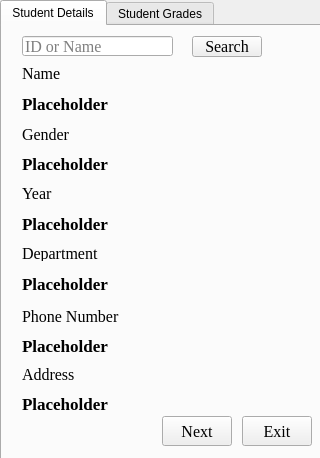
<?xml version="1.0" encoding="UTF-8"?>
<ui version="4.0">
 <class>SearchStudentResults</class>
 <widget class="QWidget" name="SearchStudentResults">
  <property name="geometry">
   <rect>
    <x>0</x>
    <y>0</y>
    <width>320</width>
    <height>458</height>
   </rect>
  </property>
  <property name="windowTitle">
   <string>Search Student</string>
  </property>
  <property name="windowIcon">
   <iconset resource="Icons.qrc">
    <normaloff>:/icons/search.png</normaloff>:/icons/search.png</iconset>
  </property>
  <widget class="QTabWidget" name="SearchStudentTabSwitcher">
   <property name="geometry">
    <rect>
     <x>0</x>
     <y>0</y>
     <width>321</width>
     <height>461</height>
    </rect>
   </property>
   <property name="currentIndex">
    <number>0</number>
   </property>
   <widget class="QWidget" name="tab">
    <attribute name="title">
     <string>Student Details</string>
    </attribute>
    <widget class="QPushButton" name="ExitButton1">
     <property name="geometry">
      <rect>
       <x>240</x>
       <y>390</y>
       <width>70</width>
       <height>30</height>
      </rect>
     </property>
     <property name="font">
      <font>
       <family>Times New Roman</family>
       <pointsize>12</pointsize>
      </font>
     </property>
     <property name="text">
      <string>Exit</string>
     </property>
    </widget>
    <widget class="QPushButton" name="NextButton">
     <property name="geometry">
      <rect>
       <x>160</x>
       <y>390</y>
       <width>70</width>
       <height>30</height>
      </rect>
     </property>
     <property name="font">
      <font>
       <family>Times New Roman</family>
       <pointsize>12</pointsize>
      </font>
     </property>
     <property name="text">
      <string>Next</string>
     </property>
    </widget>
    <widget class="QLabel" name="NameLabel">
     <property name="geometry">
      <rect>
       <x>20</x>
       <y>40</y>
       <width>290</width>
       <height>15</height>
      </rect>
     </property>
     <property name="font">
      <font>
       <family>Times New Roman</family>
       <pointsize>12</pointsize>
      </font>
     </property>
     <property name="text">
      <string>Name</string>
     </property>
    </widget>
    <widget class="QLabel" name="label_2">
     <property name="geometry">
      <rect>
       <x>20</x>
       <y>220</y>
       <width>290</width>
       <height>15</height>
      </rect>
     </property>
     <property name="font">
      <font>
       <family>Times New Roman</family>
       <pointsize>12</pointsize>
      </font>
     </property>
     <property name="text">
      <string>Department</string>
     </property>
    </widget>
    <widget class="QLabel" name="label_3">
     <property name="geometry">
      <rect>
       <x>20</x>
       <y>160</y>
       <width>290</width>
       <height>15</height>
      </rect>
     </property>
     <property name="font">
      <font>
       <family>Times New Roman</family>
       <pointsize>12</pointsize>
      </font>
     </property>
     <property name="text">
      <string>Year</string>
     </property>
    </widget>
    <widget class="QLabel" name="label_4">
     <property name="geometry">
      <rect>
       <x>20</x>
       <y>280</y>
       <width>290</width>
       <height>20</height>
      </rect>
     </property>
     <property name="font">
      <font>
       <family>Times New Roman</family>
       <pointsize>12</pointsize>
      </font>
     </property>
     <property name="text">
      <string>Phone Number</string>
     </property>
    </widget>
    <widget class="QLabel" name="label_5">
     <property name="geometry">
      <rect>
       <x>20</x>
       <y>340</y>
       <width>290</width>
       <height>16</height>
      </rect>
     </property>
     <property name="font">
      <font>
       <family>Times New Roman</family>
       <pointsize>12</pointsize>
      </font>
     </property>
     <property name="text">
      <string>Address</string>
     </property>
    </widget>
    <widget class="QLabel" name="label_13">
     <property name="geometry">
      <rect>
       <x>20</x>
       <y>100</y>
       <width>290</width>
       <height>16</height>
      </rect>
     </property>
     <property name="font">
      <font>
       <family>Times New Roman</family>
       <pointsize>12</pointsize>
      </font>
     </property>
     <property name="text">
      <string>Gender</string>
     </property>
    </widget>
    <widget class="QLabel" name="NameOutput">
     <property name="geometry">
      <rect>
       <x>20</x>
       <y>70</y>
       <width>290</width>
       <height>16</height>
      </rect>
     </property>
     <property name="font">
      <font>
       <family>Times New Roman</family>
       <pointsize>13</pointsize>
       <weight>75</weight>
       <bold>true</bold>
      </font>
     </property>
     <property name="layoutDirection">
      <enum>Qt::RightToLeft</enum>
     </property>
     <property name="autoFillBackground">
      <bool>false</bool>
     </property>
     <property name="text">
      <string>Placeholder</string>
     </property>
    </widget>
    <widget class="QLabel" name="GenderOutput">
     <property name="geometry">
      <rect>
       <x>20</x>
       <y>130</y>
       <width>290</width>
       <height>16</height>
      </rect>
     </property>
     <property name="font">
      <font>
       <family>Times New Roman</family>
       <pointsize>13</pointsize>
       <weight>75</weight>
       <bold>true</bold>
      </font>
     </property>
     <property name="text">
      <string>Placeholder</string>
     </property>
    </widget>
    <widget class="QLabel" name="YearOutput">
     <property name="geometry">
      <rect>
       <x>20</x>
       <y>190</y>
       <width>290</width>
       <height>16</height>
      </rect>
     </property>
     <property name="font">
      <font>
       <family>Times New Roman</family>
       <pointsize>13</pointsize>
       <weight>75</weight>
       <bold>true</bold>
      </font>
     </property>
     <property name="text">
      <string>Placeholder</string>
     </property>
    </widget>
    <widget class="QLabel" name="DepartmentOutput">
     <property name="geometry">
      <rect>
       <x>20</x>
       <y>250</y>
       <width>290</width>
       <height>15</height>
      </rect>
     </property>
     <property name="font">
      <font>
       <family>Times New Roman</family>
       <pointsize>13</pointsize>
       <weight>75</weight>
       <bold>true</bold>
      </font>
     </property>
     <property name="text">
      <string>Placeholder</string>
     </property>
    </widget>
    <widget class="QLabel" name="PhoneOutput">
     <property name="geometry">
      <rect>
       <x>20</x>
       <y>310</y>
       <width>290</width>
       <height>20</height>
      </rect>
     </property>
     <property name="font">
      <font>
       <family>Times New Roman</family>
       <pointsize>13</pointsize>
       <weight>75</weight>
       <bold>true</bold>
      </font>
     </property>
     <property name="text">
      <string>Placeholder</string>
     </property>
    </widget>
    <widget class="QLabel" name="AddressOutput">
     <property name="geometry">
      <rect>
       <x>20</x>
       <y>370</y>
       <width>290</width>
       <height>16</height>
      </rect>
     </property>
     <property name="font">
      <font>
       <family>Times New Roman</family>
       <pointsize>13</pointsize>
       <weight>75</weight>
       <bold>true</bold>
      </font>
     </property>
     <property name="text">
      <string>Placeholder</string>
     </property>
    </widget>
    <widget class="QLineEdit" name="SearchInputForSearch">
     <property name="geometry">
      <rect>
       <x>20</x>
       <y>10</y>
       <width>151</width>
       <height>20</height>
      </rect>
     </property>
     <property name="font">
      <font>
       <family>Times New Roman</family>
       <pointsize>12</pointsize>
      </font>
     </property>
     <property name="placeholderText">
      <string>ID or Name</string>
     </property>
    </widget>
    <widget class="QPushButton" name="SearchButtonForSearch">
     <property name="geometry">
      <rect>
       <x>190</x>
       <y>10</y>
       <width>70</width>
       <height>21</height>
      </rect>
     </property>
     <property name="font">
      <font>
       <family>Times New Roman</family>
       <pointsize>12</pointsize>
      </font>
     </property>
     <property name="text">
      <string>Search</string>
     </property>
    </widget>
   </widget>
   <widget class="QWidget" name="tab_2">
    <attribute name="title">
     <string>Student Grades</string>
    </attribute>
    <widget class="QPushButton" name="ExitButton2">
     <property name="geometry">
      <rect>
       <x>220</x>
       <y>390</y>
       <width>70</width>
       <height>30</height>
      </rect>
     </property>
     <property name="font">
      <font>
       <family>Times New Roman</family>
       <pointsize>12</pointsize>
       <weight>50</weight>
       <bold>false</bold>
      </font>
     </property>
     <property name="text">
      <string>Exit</string>
     </property>
    </widget>
    <widget class="QPushButton" name="BackButton">
     <property name="geometry">
      <rect>
       <x>140</x>
       <y>390</y>
       <width>70</width>
       <height>30</height>
      </rect>
     </property>
     <property name="font">
      <font>
       <family>Times New Roman</family>
       <pointsize>12</pointsize>
       <weight>50</weight>
       <bold>false</bold>
      </font>
     </property>
     <property name="text">
      <string>Back</string>
     </property>
    </widget>
    <widget class="QLabel" name="label_6">
     <property name="geometry">
      <rect>
       <x>20</x>
       <y>10</y>
       <width>250</width>
       <height>16</height>
      </rect>
     </property>
     <property name="font">
      <font>
       <family>Times New Roman</family>
       <pointsize>12</pointsize>
      </font>
     </property>
     <property name="text">
      <string>Maths Grade</string>
     </property>
    </widget>
    <widget class="QLabel" name="DSGradeOutput">
     <property name="geometry">
      <rect>
       <x>20</x>
       <y>100</y>
       <width>250</width>
       <height>16</height>
      </rect>
     </property>
     <property name="font">
      <font>
       <family>Times New Roman</family>
       <pointsize>13</pointsize>
       <weight>75</weight>
       <bold>true</bold>
      </font>
     </property>
     <property name="text">
      <string>Placeholder</string>
     </property>
     <property name="wordWrap">
      <bool>false</bool>
     </property>
    </widget>
    <widget class="QLabel" name="ISGradeOutput">
     <property name="geometry">
      <rect>
       <x>20</x>
       <y>160</y>
       <width>250</width>
       <height>16</height>
      </rect>
     </property>
     <property name="font">
      <font>
       <family>Times New Roman</family>
       <pointsize>13</pointsize>
       <weight>75</weight>
       <bold>true</bold>
      </font>
     </property>
     <property name="text">
      <string>Placeholder</string>
     </property>
     <property name="wordWrap">
      <bool>false</bool>
     </property>
    </widget>
    <widget class="QLabel" name="OOPGradeOutput">
     <property name="geometry">
      <rect>
       <x>20</x>
       <y>220</y>
       <width>250</width>
       <height>16</height>
      </rect>
     </property>
     <property name="font">
      <font>
       <family>Times New Roman</family>
       <pointsize>13</pointsize>
       <weight>75</weight>
       <bold>true</bold>
      </font>
     </property>
     <property name="text">
      <string>Placeholder</string>
     </property>
     <property name="wordWrap">
      <bool>false</bool>
     </property>
    </widget>
    <widget class="QLabel" name="PMGradeOutput">
     <property name="geometry">
      <rect>
       <x>20</x>
       <y>280</y>
       <width>250</width>
       <height>20</height>
      </rect>
     </property>
     <property name="font">
      <font>
       <family>Times New Roman</family>
       <pointsize>13</pointsize>
       <weight>75</weight>
       <bold>true</bold>
      </font>
     </property>
     <property name="text">
      <string>Placeholder</string>
     </property>
     <property name="wordWrap">
      <bool>false</bool>
     </property>
    </widget>
    <widget class="QLabel" name="BAGradeOutput">
     <property name="geometry">
      <rect>
       <x>20</x>
       <y>340</y>
       <width>250</width>
       <height>16</height>
      </rect>
     </property>
     <property name="font">
      <font>
       <family>Times New Roman</family>
       <pointsize>13</pointsize>
       <weight>75</weight>
       <bold>true</bold>
      </font>
     </property>
     <property name="text">
      <string>Placeholder</string>
     </property>
     <property name="wordWrap">
      <bool>false</bool>
     </property>
    </widget>
    <widget class="QLabel" name="label_12">
     <property name="geometry">
      <rect>
       <x>20</x>
       <y>370</y>
       <width>250</width>
       <height>16</height>
      </rect>
     </property>
     <property name="font">
      <font>
       <family>Times New Roman</family>
       <pointsize>12</pointsize>
      </font>
     </property>
     <property name="text">
      <string>Technical Writing Grade</string>
     </property>
    </widget>
    <widget class="QLabel" name="MathGradeOutput">
     <property name="geometry">
      <rect>
       <x>20</x>
       <y>40</y>
       <width>250</width>
       <height>16</height>
      </rect>
     </property>
     <property name="font">
      <font>
       <family>Times New Roman</family>
       <pointsize>13</pointsize>
       <weight>75</weight>
       <bold>true</bold>
      </font>
     </property>
     <property name="text">
      <string>Placeholder</string>
     </property>
     <property name="wordWrap">
      <bool>false</bool>
     </property>
    </widget>
    <widget class="QLabel" name="label_20">
     <property name="geometry">
      <rect>
       <x>20</x>
       <y>70</y>
       <width>250</width>
       <height>16</height>
      </rect>
     </property>
     <property name="font">
      <font>
       <family>Times New Roman</family>
       <pointsize>12</pointsize>
      </font>
     </property>
     <property name="text">
      <string>Discreet Structers Grade</string>
     </property>
    </widget>
    <widget class="QLabel" name="label_21">
     <property name="geometry">
      <rect>
       <x>20</x>
       <y>130</y>
       <width>250</width>
       <height>16</height>
      </rect>
     </property>
     <property name="font">
      <font>
       <family>Times New Roman</family>
       <pointsize>12</pointsize>
      </font>
     </property>
     <property name="text">
      <string>Information System Grade</string>
     </property>
    </widget>
    <widget class="QLabel" name="label_22">
     <property name="geometry">
      <rect>
       <x>20</x>
       <y>190</y>
       <width>250</width>
       <height>16</height>
      </rect>
     </property>
     <property name="font">
      <font>
       <family>Times New Roman</family>
       <pointsize>12</pointsize>
      </font>
     </property>
     <property name="text">
      <string>Object Oriented Programming</string>
     </property>
    </widget>
    <widget class="QLabel" name="label_23">
     <property name="geometry">
      <rect>
       <x>20</x>
       <y>250</y>
       <width>250</width>
       <height>16</height>
      </rect>
     </property>
     <property name="font">
      <font>
       <family>Times New Roman</family>
       <pointsize>12</pointsize>
      </font>
     </property>
     <property name="text">
      <string>Project Management Grade</string>
     </property>
    </widget>
    <widget class="QLabel" name="label_24">
     <property name="geometry">
      <rect>
       <x>20</x>
       <y>310</y>
       <width>250</width>
       <height>16</height>
      </rect>
     </property>
     <property name="font">
      <font>
       <family>Times New Roman</family>
       <pointsize>12</pointsize>
      </font>
     </property>
     <property name="text">
      <string>Buissness administration Grade</string>
     </property>
    </widget>
    <widget class="QLabel" name="TWGradeOutput">
     <property name="geometry">
      <rect>
       <x>20</x>
       <y>400</y>
       <width>91</width>
       <height>16</height>
      </rect>
     </property>
     <property name="font">
      <font>
       <family>Times New Roman</family>
       <pointsize>13</pointsize>
       <weight>75</weight>
       <bold>true</bold>
      </font>
     </property>
     <property name="text">
      <string>Placeholder</string>
     </property>
     <property name="wordWrap">
      <bool>false</bool>
     </property>
    </widget>
    <widget class="QLabel" name="label_7">
     <property name="geometry">
      <rect>
       <x>210</x>
       <y>10</y>
       <width>91</width>
       <height>16</height>
      </rect>
     </property>
     <property name="font">
      <font>
       <family>Times New Roman</family>
       <pointsize>12</pointsize>
      </font>
     </property>
     <property name="text">
      <string>Total Grade</string>
     </property>
     <property name="alignment">
      <set>Qt::AlignCenter</set>
     </property>
    </widget>
    <widget class="QLabel" name="TotalGradeOutput">
     <property name="geometry">
      <rect>
       <x>210</x>
       <y>30</y>
       <width>101</width>
       <height>20</height>
      </rect>
     </property>
     <property name="font">
      <font>
       <family>Times New Roman</family>
       <pointsize>13</pointsize>
       <weight>75</weight>
       <bold>true</bold>
      </font>
     </property>
     <property name="text">
      <string>Placeholder</string>
     </property>
     <property name="alignment">
      <set>Qt::AlignCenter</set>
     </property>
     <property name="wordWrap">
      <bool>false</bool>
     </property>
    </widget>
   </widget>
  </widget>
 </widget>
 <resources>
  <include location="Icons.qrc"/>
 </resources>
 <connections/>
</ui>
